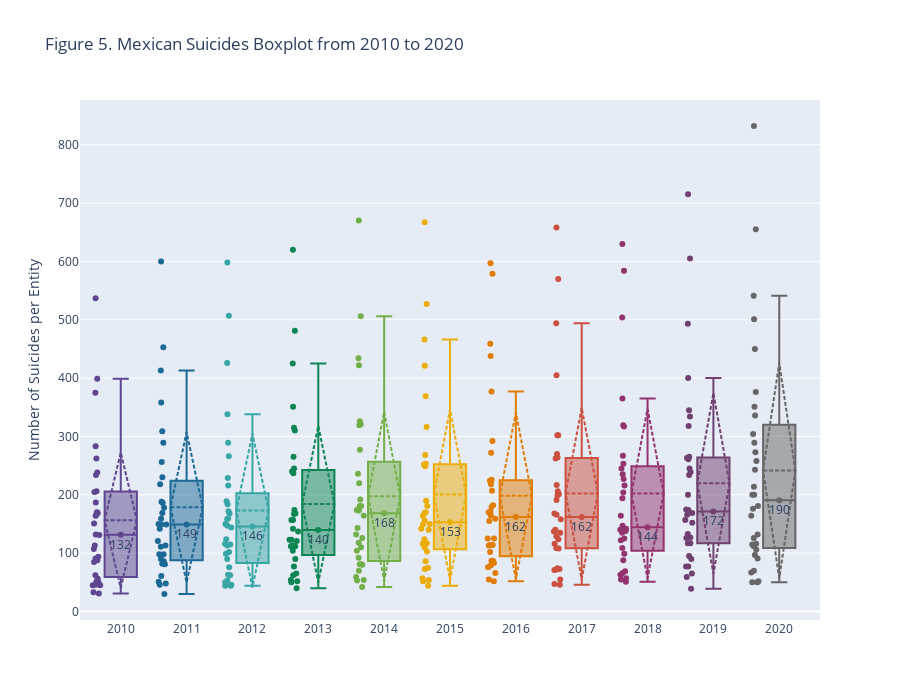

The code cell stored with this chart in its notebook:
### Code cell
years = [i for i in range(2010,2021)]
medianas = []
colors = px.colors.qualitative.Prism

# Show figure
fig = go.Figure()

for year,color in zip(years,colors):
    data = df['{}_Total'.format(year)]
    #standarized = data = (data - np.mean(data)) / np.std(data)
    fig.add_trace(go.Box(y=data, name=year, boxmean='sd',boxpoints='all', text='median',marker_color=color,line_color=color,
                #marker_color = 'indianred'
                 ))
    
    medianas.append(statistics.median(data))
    

    fig.add_trace(go.Scatter(x=[year], y=[statistics.median(data)],
                            text=round(statistics.median(data)),
                            textposition='bottom center',
                            mode='text+markers',
                            hovertemplate=
                            '<b>Year</b>: %{x}<br>',
                            marker=dict(color=[color])
                            ))
    

"""trace='Total' 
fig.add_trace(go.Scatter(x=years, y=medianas,
                            #text=medianas,
                            #textposition='top center',
                            mode='lines',
                            #hovertemplate=
                            #'<b>Year</b>: %{x}<br>',
                            opacity=0.4
                            ))"""

    
fig.update_layout(title=f"Figure 5. Mexican Suicides Boxplot from 2010 to 2020")
fig.update_layout(showlegend=False, height=700)
fig.update_layout(
                yaxis_title='Number of Suicides per Entity',
                    )
#pio.write_html(fig, file='suicidios_2010_2020.html', include_plotlyjs='cdn', full_html=False)
fig.show()

### Figure 1 — Plotly figure (JSON) as saved in the notebook; plotly's stock layout.template omitted (floating-point values rounded to 4 significant figures)
{"data": [{"boxmean": "sd", "boxpoints": "all", "line": {"color": "rgb(95, 70, 144)"}, "marker": {"color": "rgb(95, 70, 144)"}, "name": "2010", "text": "median", "type": "box", "y": [50, 107, 45, 62, 169, 31, 88, 234, 375, 94, 283, 91, 56, 399, 537, 151, 45, 46, 238, 131, 205, 85, 132, 164, 113, 170, 187, 166, 33, 262, 206, 51]}, {"hovertemplate": "<b>Year</b>: %{x}<br>", "marker": {"color": ["rgb(95, 70, 144)"]}, "mode": "text+markers", "text": "132", "textposition": "bottom center", "type": "scatter", "x": [2010], "y": [131.5]}, {"boxmean": "sd", "boxpoints": "all", "line": {"color": "rgb(29, 105, 150)"}, "marker": {"color": "rgb(29, 105, 150)"}, "name": "2011", "text": "median", "type": "box", "y": [98, 149, 30, 81, 169, 48, 230, 289, 413, 86, 358, 90, 113, 453, 600, 150, 61, 46, 218, 142, 256, 98, 121, 159, 111, 178, 188, 149, 51, 309, 186, 82]}, {"hovertemplate": "<b>Year</b>: %{x}<br>", "marker": {"color": ["rgb(29, 105, 150)"]}, "mode": "text+markers", "text": "149", "textposition": "bottom center", "type": "scatter", "x": [2011], "y": [149]}, {"boxmean": "sd", "boxpoints": "all", "line": {"color": "rgb(56, 166, 165)"}, "marker": {"color": "rgb(56, 166, 165)"}, "name": "2012", "text": "median", "type": "box", "y": [116, 113, 44, 63, 150, 46, 189, 266, 426, 76, 338, 90, 102, 507, 598, 147, 62, 50, 229, 124, 216, 115, 144, 158, 99, 184, 172, 168, 44, 289, 160, 53]}, {"hovertemplate": "<b>Year</b>: %{x}<br>", "marker": {"color": ["rgb(56, 166, 165)"]}, "mode": "text+markers", "text": "146", "textposition": "bottom center", "type": "scatter", "x": [2012], "y": [145.5]}, {"boxmean": "sd", "boxpoints": "all", "line": {"color": "rgb(15, 133, 84)"}, "marker": {"color": "rgb(15, 133, 84)"}, "name": "2013", "text": "median", "type": "box", "y": [113, 123, 50, 77, 174, 52, 315, 310, 425, 90, 351, 104, 112, 481, 620, 142, 65, 54, 245, 121, 240, 112, 137, 157, 123, 237, 168, 157, 40, 265, 167, 62]}, {"hovertemplate": "<b>Year</b>: %{x}<br>", "marker": {"color": ["rgb(15, 133, 84)"]}, "mode": "text+markers", "text": "140", "textposition": "bottom center", "type": "scatter", "x": [2013], "y": [139.5]}, {"boxmean": "sd", "boxpoints": "all", "line": {"color": "rgb(115, 175, 72)"}, "marker": {"color": "rgb(115, 175, 72)"}, "name": "2014", "text": "median", "type": "box", "y": [110, 181, 59, 92, 174, 42, 321, 326, 434, 104, 422, 81, 126, 506, 670, 192, 54, 81, 220, 132, 277, 80, 118, 173, 143, 236, 164, 176, 53, 319, 181, 70]}, {"hovertemplate": "<b>Year</b>: %{x}<br>", "marker": {"color": ["rgb(115, 175, 72)"]}, "mode": "text+markers", "text": "168", "textposition": "bottom center", "type": "scatter", "x": [2014], "y": [168.5]}, {"boxmean": "sd", "boxpoints": "all", "line": {"color": "rgb(237, 173, 8)"}, "marker": {"color": "rgb(237, 173, 8)"}, "name": "2015", "text": "median", "type": "box", "y": [124, 150, 57, 86, 181, 54, 316, 421, 369, 116, 466, 73, 117, 527, 667, 169, 44, 75, 253, 156, 268, 110, 140, 164, 142, 249, 170, 149, 52, 252, 190, 103]}, {"hovertemplate": "<b>Year</b>: %{x}<br>", "marker": {"color": ["rgb(237, 173, 8)"]}, "mode": "text+markers", "text": "153", "textposition": "bottom center", "type": "scatter", "x": [2015], "y": [153]}, {"boxmean": "sd", "boxpoints": "all", "line": {"color": "rgb(225, 124, 5)"}, "marker": {"color": "rgb(225, 124, 5)"}, "name": "2016", "text": "median", "type": "box", "y": [125, 170, 55, 87, 171, 66, 272, 438, 377, 114, 459, 83, 113, 597, 579, 182, 87, 79, 292, 114, 226, 102, 125, 179, 165, 218, 155, 159, 52, 207, 224, 76]}, {"hovertemplate": "<b>Year</b>: %{x}<br>", "marker": {"color": ["rgb(225, 124, 5)"]}, "mode": "text+markers", "text": "162", "textposition": "bottom center", "type": "scatter", "x": [2016], "y": [162]}, {"boxmean": "sd", "boxpoints": "all", "line": {"color": "rgb(204, 80, 62)"}, "marker": {"color": "rgb(204, 80, 62)"}, "name": "2017", "text": "median", "type": "box", "y": [140, 166, 47, 74, 201, 46, 262, 405, 302, 124, 494, 73, 116, 658, 570, 206, 71, 72, 270, 129, 302, 137, 135, 199, 168, 264, 108, 158, 55, 217, 191, 109]}, {"hovertemplate": "<b>Year</b>: %{x}<br>", "marker": {"color": ["rgb(204, 80, 62)"]}, "mode": "text+markers", "text": "162", "textposition": "bottom center", "type": "scatter", "x": [2017], "y": [162]}, {"boxmean": "sd", "boxpoints": "all", "line": {"color": "rgb(148, 52, 110)"}, "marker": {"color": "rgb(148, 52, 110)"}, "name": "2018", "text": "median", "type": "box", "y": [140, 194, 57, 69, 216, 51, 147, 365, 227, 122, 504, 63, 109, 630, 584, 245, 88, 66, 317, 140, 319, 138, 125, 204, 135, 267, 142, 164, 55, 253, 235, 99]}, {"hovertemplate": "<b>Year</b>: %{x}<br>", "marker": {"color": ["rgb(148, 52, 110)"]}, "mode": "text+markers", "text": "144", "textposition": "bottom center", "type": "scatter", "x": [2018], "y": [144.5]}, {"boxmean": "sd", "boxpoints": "all", "line": {"color": "rgb(111, 64, 112)"}, "marker": {"color": "rgb(111, 64, 112)"}, "name": "2019", "text": "median", "type": "box", "y": [157, 169, 59, 95, 261, 39, 200, 400, 234, 127, 493, 77, 117, 605, 715, 334, 90, 77, 318, 166, 345, 175, 133, 239, 152, 263, 126, 174, 65, 265, 245, 117]}, {"hovertemplate": "<b>Year</b>: %{x}<br>", "marker": {"color": ["rgb(111, 64, 112)"]}, "mode": "text+markers", "text": "172", "textposition": "bottom center", "type": "scatter", "x": [2019], "y": [171.5]}, {"boxmean": "sd", "boxpoints": "all", "line": {"color": "rgb(102, 102, 102)"}, "marker": {"color": "rgb(102, 102, 102)"}, "name": "2020", "text": "median", "type": "box", "y": [181, 97, 67, 70, 273, 50, 200, 541, 450, 115, 501, 50, 132, 655, 832, 376, 106, 91, 351, 214, 336, 200, 176, 258, 112, 304, 116, 164, 52, 289, 243, 126]}, {"hovertemplate": "<b>Year</b>: %{x}<br>", "marker": {"color": ["rgb(102, 102, 102)"]}, "mode": "text+markers", "text": "190", "textposition": "bottom center", "type": "scatter", "x": [2020], "y": [190.5]}], "layout": {"height": 700, "showlegend": false, "title": {"text": "Figure 5. Mexican Suicides Boxplot from 2010 to 2020"}, "yaxis": {"title": {"text": "Number of Suicides per Entity"}}}}
